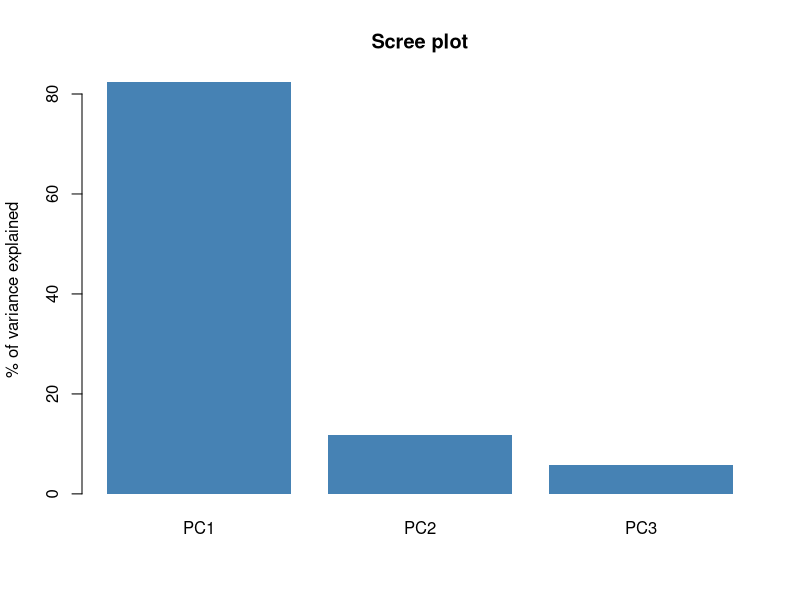

Recreate this plot in R.
## ---- chunk 1
#| include: false
needed <- c()
to_install <- setdiff(needed, rownames(installed.packages()))
if (length(to_install) > 0) install.packages(to_install)
invisible(lapply(needed, library, character.only = TRUE))
set.seed(42)
## ---- chunk 2
math    <- c(70, 80, 90, 100)
english <- c(60, 75, 85, 80)
X <- cbind(math, english)

# Step 1: center the data (subtract column means)
col_means <- colMeans(X)
col_means                          # math = 85, english = 75

X_c <- scale(X, center = TRUE, scale = FALSE)
X_c

# Step 2: covariance matrix
S <- cov(X)
S

# Step 3: eigendecomposition
e <- eigen(S)
e$values          # two eigenvalues
e$vectors         # two eigenvectors (columns)

# Step 4: verify Sv = lambda*v for the first eigenvector
v1 <- e$vectors[, 1]
S %*% v1
e$values[1] * v1   # should match

# Step 5: project centered data onto PC1
scores_pc1 <- X_c %*% v1
scores_pc1

# Step 6: the variance of these scores should equal eigenvalue 1
var(as.vector(scores_pc1))
e$values[1]   # matches
## ---- chunk 3
math    <- c(70, 80, 90, 100)
english <- c(60, 75, 85, 80)
X <- cbind(math, english)
S <- cov(X)

# The missing step: eigendecompose the covariance matrix
e <- eigen(S)

# Now the proportion:
e$values[1] / sum(e$values)
## ---- chunk 4
#| fig-alt: "Scree plot with three bars showing percent variance explained by each of three principal components"
X <- matrix(c(
  10, 20, 5,
  12, 22, 6,
  14, 18, 7,
  16, 24, 4,
  18, 26, 8,
  20, 28, 3
), nrow = 6, byrow = TRUE)
colnames(X) <- c("A", "B", "C")

# Run PCA
pc <- prcomp(X)

# The rotation matrix: each column shows how much each variable contributes to that PC
round(pc$rotation, 3)

# Eigenvalues (variance along each PC) = sdev^2
pc$sdev^2

# Proportion of variance explained
prop <- pc$sdev^2 / sum(pc$sdev^2)
round(prop * 100, 1)   # percentages

# Cumulative proportion
round(cumsum(prop) * 100, 1)

# Scree plot
barplot(prop * 100, names.arg = paste0("PC", 1:3),
        ylab = "% of variance explained",
        main = "Scree plot", col = "steelblue", border = NA)
## ---- chunk 5
height_mm <- c(1520, 1600, 1650, 1700, 1780, 1850, 1900)
score     <- c(35, 60, 72, 55, 88, 45, 66)
X <- cbind(height_mm, score)

# The raw variances: about 18729 vs about 306 -- a ~61x gap
var(height_mm)
var(score)

# Raw PCA: PC1 explains 98.6% -- a pure scale artifact
p_raw <- prcomp(X)
round(p_raw$sdev^2 / sum(p_raw$sdev^2) * 100, 1)

# Scaled PCA: the split becomes 67.7% / 32.3% -- column B carries real information
p_scaled <- prcomp(X, scale. = TRUE)
round(p_scaled$sdev^2 / sum(p_scaled$sdev^2) * 100, 1)
## ---- chunk 6
temp   <- c(15, 20, 25, 30, 35)
sales  <- c(200, 350, 400, 600, 750)
X <- cbind(temp, sales)

# Covariance matrix (raw units)
cov(X)

# Correlation matrix (standardized units, all on [-1, 1])
cor(X)

# PCA on raw data (uses covariance matrix)
pc_raw <- prcomp(X)
round(pc_raw$rotation, 3)
round(pc_raw$sdev^2 / sum(pc_raw$sdev^2) * 100, 1)

# PCA on scaled data (uses correlation matrix)
pc_scaled <- prcomp(X, scale. = TRUE)
round(pc_scaled$rotation, 3)
round(pc_scaled$sdev^2 / sum(pc_scaled$sdev^2) * 100, 1)
## ---- chunk 7
pu <- prcomp(USArrests, scale. = TRUE)

# (a) The loadings
round(pu$rotation, 3)

# Share of variance: PC1 62%, PC2 24.7% -- together 86.8%
round(pu$sdev^2 / sum(pu$sdev^2) * 100, 1)

# (b) Check the prediction for a high-crime, rural state
round(pu$x["Mississippi", 1:2], 2)
